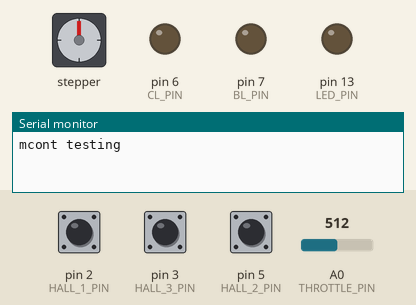
Bench run of a sketch on a simulated Arduino Uno, built with avr-gcc and run on an emulated ATmega328P. Parts: stepper motor, output pins drawn as LEDs (lit = HIGH), the last lines printed to the serial monitor. Wiring (inferred from the names in the program): stepper motor (200 steps per turn assumed): coils pin 8, pin 10, pin 9, pin 11. Dashed ring = blinking. Inputs (shaded band) come from the test bench; at power-on: pin 2 (HALL_1_PIN) HIGH, pin 3 (HALL_3_PIN) HIGH, pin 5 (HALL_2_PIN) HIGH, A0 (THROTTLE_PIN) = 512. Pins used as bus, display or sensor lines are not drawn.

Above: at 3.78 s.
4.3 s: pin 2 (HALL_1_PIN) pulled LOW for 0.15 s
At 4.7 s:
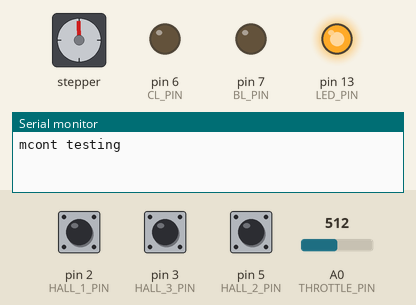
7.3 s: pin 3 (HALL_3_PIN) pulled LOW for 1 s
At 9.2 s:
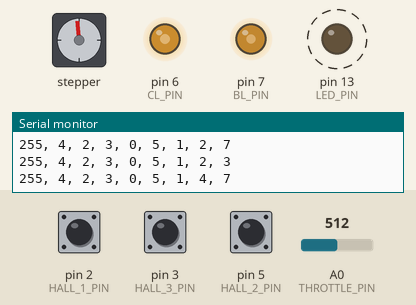
10.3 s: pin 5 (HALL_2_PIN) pulled LOW for 0.15 s
At 10.95 s:
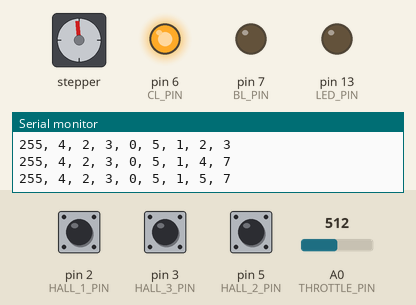
12.3 s: pin 3 (HALL_3_PIN) pulled LOW for 0.15 s
At 13.25 s:
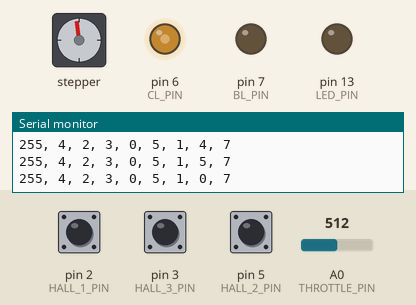
15.3 s: pin 2 (HALL_1_PIN) pulled LOW for 1 s
At 17.5 s:
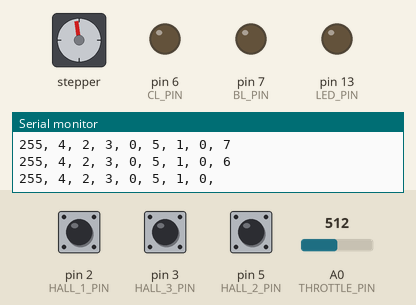
18.3 s: pin 5 (HALL_2_PIN) pulled LOW for 1 s
At 18.9 s:
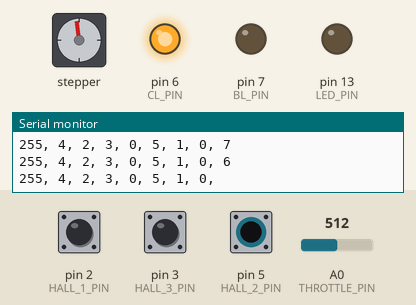
Timing chart, 0 to 21.3 s (numbered marks = the images above; inputs shaded):
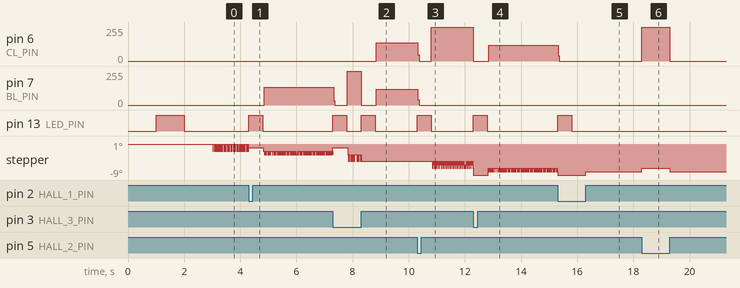

Measured:
- after the input at 4.3 s, pin 7 (BL_PIN): 0/255 → 135/255 after 0.55 s; pin 13 (LED_PIN): LOW → HIGH at once, → LOW 0.50 s later
- after the input at 7.3 s, pin 6 (CL_PIN): 0/255 → 138/255 after 1.5 s; pin 7 (BL_PIN): 135/255 → 0/255 at once, → 255/255 0.47 s later, → 0/255 0.50 s later, → 120/255 0.55 s later; pin 13 (LED_PIN): alternates HIGH for 0.50 s and LOW for 0.50 s, 4 changes in all, then stays LOW, starting at once
- after the input at 10.3 s, pin 6 (CL_PIN): 138/255 → 0/255 at once, → 255/255 0.48 s later; pin 7 (BL_PIN): 120/255 → 0/255 at once; pin 13 (LED_PIN): LOW → HIGH at once, → LOW 0.50 s later
- after the input at 12.3 s, pin 6 (CL_PIN): 255/255 → 0/255 at once, → 120/255 0.55 s later; pin 13 (LED_PIN): LOW → HIGH at once, → LOW 0.50 s later
- after the input at 15.3 s, pin 6 (CL_PIN): 120/255 → 0/255 at once; pin 13 (LED_PIN): LOW → HIGH at once, → LOW 0.50 s later
- after the input at 18.3 s, pin 6 (CL_PIN): 0/255 → 255/255 at once, → 0/255 1.0 s later; stepper: goes -7° 1.0 s, then -8°, starting at once

The sketch:

mcv5_atmega328.ino
```cpp
// Adapted from PGrady EasyController2 - https://github.com/pgrady3/EasyController2
// Adapted for atmega328: Uno board.

// 2/28/23: MCv5.0 hot-swap battery and max spike tested. Milestone 2 (unloaded, battery) suceeded. old motor halls identified prior, identifyHalls fxn removed.
// Powering in either order (MC then motor OR motor then MC) both work. plugging in mcu causes motor to immediately act on pot inupts (after start seq).
// Not exceeding 50A unloaded (likely far lower) even on max pot change
// Moderate cogging at <50 PWM

// 2/27/23: MCv5.0 duration tested for 10+ minutes at ~250PWM drawing 24.0V, 0.3A. Power supply
// Moderate cogging at <50 PWM

#include <Arduino.h>
#include <digitalWriteFast.h>
#include <math.h>

// throttle bounding
#define THROTTLE_LOW 50
#define THROTTLE_HIGH 510

// halls, gate driver, throttle, debug pins
#define HALL_1_PIN 2
#define HALL_2_PIN 5
#define HALL_3_PIN 3

#define AH_PIN 9
#define AL_PIN 8
#define BH_PIN 10
#define BL_PIN 7
#define CH_PIN 11
#define CL_PIN 6

#define THROTTLE_PIN A0

#define LED_PIN 13

// oversampling for noise filtering during nominal operation. increase if skipping/cogging at low speed
int HALL_OVERSAMPLE = 10;

// mapping hall sensing to motor state
//uint8_t hallToMotor[8] = {255, 255, 255, 255, 255, 255, 255, 255}; // default hall to motor state mapping, unused
uint8_t hallToMotor[8] = {255, 4, 2, 3, 0, 5, 1, 255}; // hall to motor state mapping, accurate for current pin config, old motor

// writes pwm to high side FETs, digital value to low side
void writePhases(uint8_t ah, uint8_t bh, uint8_t ch, uint8_t al, uint8_t bl, uint8_t cl)
{
  analogWrite(AH_PIN, ah);
  analogWrite(BH_PIN, bh);
  analogWrite(CH_PIN, ch);
  digitalWrite(AL_PIN, al);
  digitalWrite(BL_PIN, bl);
  digitalWrite(CL_PIN, cl);
}

// sets corresponding phases to be written given current motor state. if invlaid state, kills all FETs and re-identifies halls.
void writePWM(uint8_t motorState, uint8_t dutyCycle)
{
  if(motorState == 0)                         // LOW A, HIGH B
      writePhases(0, dutyCycle, 0, 1, 0, 0);
  else if(motorState == 1)                    // LOW A, HIGH C
      writePhases(0, 0, dutyCycle, 1, 0, 0);
  else if(motorState == 2)                    // LOW B, HIGH C
      writePhases(0, 0, dutyCycle, 0, 1, 0);
  else if(motorState == 3)                    // LOW B, HIGH A
      writePhases(dutyCycle, 0, 0, 0, 1, 0);
  else if(motorState == 4)                    // LOW C, HIGH A
      writePhases(dutyCycle, 0, 0, 0, 0, 1);
  else if(motorState == 5)                    // LOW C, HIGH B
      writePhases(0, dutyCycle, 0, 0, 0, 1);
  else{                                        // All off
      writePhases(0, 0, 0, 0, 0, 0);
      identifyHalls();
  }
}

// returns currently active halls as 1 in uint8_t, last three digits
uint8_t getHalls()
{
  uint8_t hallCounts[] = {0, 0, 0};
  for(uint8_t i = 0; i < HALL_OVERSAMPLE; i++) // read halls the number of times specified in oversample
  {
    hallCounts[0] += digitalRead(HALL_1_PIN);
    hallCounts[1] += digitalRead(HALL_2_PIN);
    hallCounts[2] += digitalRead(HALL_3_PIN);
  }

  uint8_t hall = 0;

  if (hallCounts[0] >= HALL_OVERSAMPLE / 2)     // If votes >= threshold, call that a 1
    hall |= (1<<0);                             // Store a 1 in the 0th bit
  if (hallCounts[1] >= HALL_OVERSAMPLE / 2)
    hall |= (1<<1);                             // Store a 1 in the 1st bit
  if (hallCounts[2] >= HALL_OVERSAMPLE / 2)
    hall |= (1<<2);                             // Store a 1 in the 2nd bit

  return hall & 0x7;                            // Just to make sure we didn't do anything stupid, set the maximum output value to 7
}

/* Magic function to do hall auto-identification. Moves the motor to all 6 states, then reads the hall values from each one
 *
 * Note, that in order to get a clean hall reading, we actually need to commutate to half-states. So instead of going to state 3, for example
 * we commutate to state 3.5, by rapidly switching between states 3 and 4. After waiting for a while (half a second), we read the hall value.
 * Finally, print it
 */
void identifyHalls()
{
  HALL_OVERSAMPLE = 10;
  for(uint8_t i = 0; i < 6; i++)
  {
    uint8_t nextState = (i + 1) % 6;        // Calculate what the next state should be. This is for switching into half-states

    uint8_t curHalls = getHalls();
    uint8_t attempts = 0;

    while ((getHalls() == curHalls) && attempts < 500) // new and reliable method, spin until next hall state reached to map
    //for(uint16_t j = 0; j < 300; j++)       // original method: for a while, repeatedly switch between states and assume next reached to map
    {
      delay(1);
      writePWM(i, 30);
      delay(1);
      writePWM(nextState, 30);
      attempts += 1;
    }

    writePWM(0,0);

    // print and stall if next hall not reached in 500 pulses (unreached, untested)
    if (attempts >= 500){
      Serial.print("Init failed with hall activation ");
      Serial.println(getHalls());
      while (true){} // infinite loop
    }

    digitalWrite(LED_PIN, HIGH);
    delay(500);
    digitalWrite(LED_PIN, LOW);

    hallToMotor[getHalls()] = (i + 2) % 6;  // Store the hall state - motor state correlation. Notice that +2 indicates 90 degrees ahead, as we're at half states

    for(uint8_t i = 0; i < 8; i++)            // Print out the array
    {
      Serial.print(hallToMotor[i]);
      Serial.print(", ");
    }
    Serial.println(getHalls());
    Serial.println("");
  }

  writePWM(0, 0);                           // Turn phases off

  for(uint8_t i = 0; i < 8; i++)            // Print out the array
  {
    Serial.print(hallToMotor[i]);
    Serial.print(", ");
  }
  HALL_OVERSAMPLE = 8;
  Serial.println();
}

/* Read the throttle value from the ADC. Because our ADC can read from 0v-3.3v, but the throttle doesn't output over this whole range,
 * scale the throttle reading to take up the full range of 0-255
 */
uint8_t readThrottle()
{
  unsigned int adc = analogRead(THROTTLE_PIN);
  adc = adc/4; //rescale for /255

  // bound/processing if necessary
  //adc = (adc - THROTTLE_LOW);
  adc = adc*2;

  if (adc > 254)
    return 254;

  if (adc < 1)
    return 0;

  return adc;

  // ** static throttle input for testing ** //
  // uint8_t adc = 140;
  // if (random(0, 100) > 80) {
  //   adc = 80;
  // }
  //return adc;
}

void setup() {
  TCCR2B = TCCR2B & B11111000 | B00000001; // for PWM frequency of 31372.55 Hz
  TCCR1B = TCCR1B & B11111000 | B00000001; // set timer 1 divisor to 1 for PWM frequency of 31372.55 Hz

  Serial.begin(115200);
  Serial.println("mcont testing");
  pinMode(LED_PIN, OUTPUT);

  // init sequence for debugging
  digitalWrite(LED_PIN, LOW);
  delay(1000);
  digitalWrite(LED_PIN, HIGH);
  delay(1000);
  digitalWrite(LED_PIN, LOW);
  delay(1000);

  pinMode(AH_PIN, OUTPUT);
  pinMode(AL_PIN, OUTPUT);
  pinMode(BH_PIN, OUTPUT);
  pinMode(BL_PIN, OUTPUT);
  pinMode(CH_PIN, OUTPUT);
  pinMode(CL_PIN, OUTPUT);

  // note halls must be pulled up
  pinMode(HALL_1_PIN, INPUT_PULLUP);
  pinMode(HALL_2_PIN, INPUT_PULLUP);
  pinMode(HALL_3_PIN, INPUT_PULLUP);

  pinMode(THROTTLE_PIN, INPUT);

  //identifyHalls(); // uncomment for hall identification on startup. suggest doing auto-identify unloaded, import vals into mapping array for loaded
}

// vals used in main loop
uint8_t newThrottle;
uint8_t throttle = 0;
uint8_t motorState;
uint8_t hall;

void loop() {
  // ensure new throttle doesn't suddenly spike PWM, (max spike as of now, 255/2 -> 177
  newThrottle = readThrottle();
  if (newThrottle - throttle > 100){
    throttle = throttle + round(0.5*(newThrottle-throttle));
  }
  else{
    throttle = newThrottle;
  }

  // readThrottle() is slow. So do the more important things 200 times more often
  for(uint8_t i = 0; i < 200; i++)
  {
    // read current hall state, map to motor state and drive accordingly
    hall = getHalls();
    motorState = hallToMotor[hall];
    writePWM(motorState, throttle);
  }

}
```
